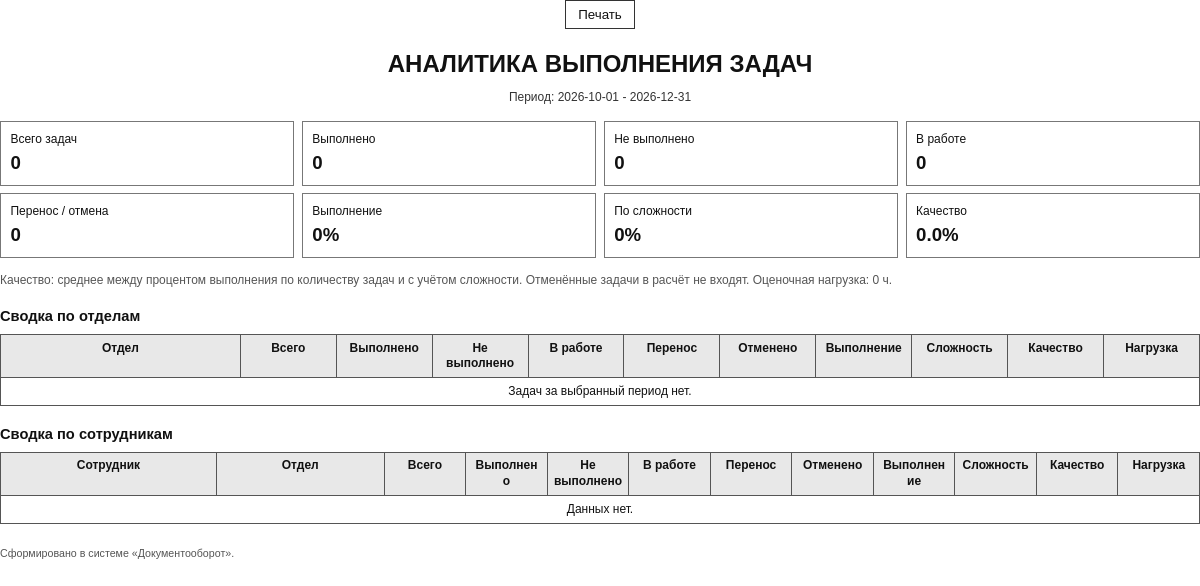
Page /activities/analytics?date_from=2026-10-01&date_to=2026-12-31&department_id=&owner_id=&print=1 (signed in) on the earlier database version.
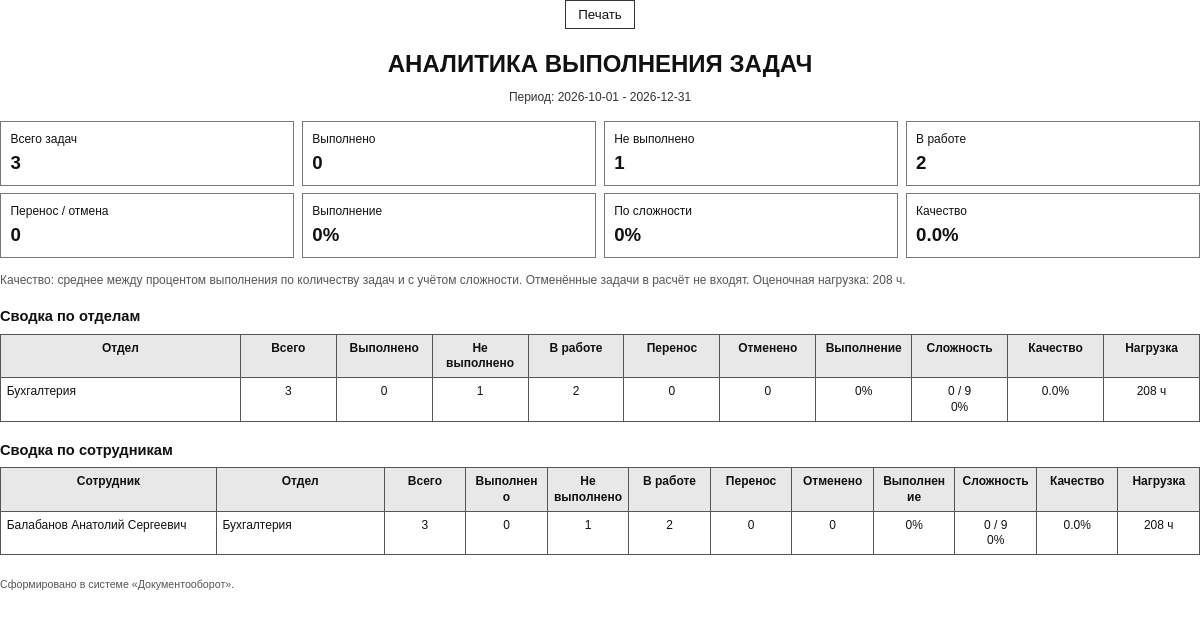
Same page on the later database version.
### models.py (models this page shows, shortened)
class Activity(db.Model):
    __tablename__ = "activities"
    id = db.Column(db.Integer, primary_key=True)
    type_id = db.Column(db.Integer, db.ForeignKey("activity_types.id"), nullable=True)
    type = db.relationship("ActivityType")
    owner_id = db.Column(db.Integer, db.ForeignKey("users.id"), nullable=False)
    owner = db.relationship("User", foreign_keys=[owner_id], backref="activities")
    created_by_id = db.Column(db.Integer, db.ForeignKey("users.id"))
    created_by = db.relationship("User", foreign_keys=[created_by_id])
    title = db.Column(db.String(255), nullable=False)
    description = db.Column(db.Text)
    start_date = db.Column(db.DateTime, default=dt.datetime.utcnow)
    end_date = db.Column(db.DateTime)
    status = db.Column(db.String(32), default="open")
    priority = db.Column(db.Integer, nullable=False, default=3)
    complexity_level = db.Column(db.Integer, nullable=False, default=3)
    plan_id = db.Column(db.Integer, db.ForeignKey("plans.id"))
    plan_requested = db.Column(db.Boolean, nullable=False, default=False)
    approved_by_id = db.Column(db.Integer, db.ForeignKey("users.id"))
    approved_by = db.relationship("User", foreign_keys=[approved_by_id])
    approved_at = db.Column(db.DateTime)
    approve_comment = db.Column(db.Text)
    direction = db.Column(db.String(255))  # Направление (можно выбрать из datalist)
    outgoing_document = db.Column(db.String(255))
    assigned_department_id = db.Column(db.Integer, db.ForeignKey("departments.id"))
    assigned_department = db.relationship("Department", foreign_keys=[assigned_department_id])
    decision = db.Column(db.Text)  # Решение по активности
    status_comment = db.Column(db.Text)
    postponed_to = db.Column(db.DateTime)
    archived_at = db.Column(db.DateTime)
    archived_by_id = db.Column(db.Integer, db.ForeignKey("users.id"))
    extra_values = db.Column(db.JSON)  # JSON с добавочными значениями
    source_letter_id = db.Column(db.Integer, db.ForeignKey("letters.id"))
    source_letter = db.relationship("Letter", foreign_keys=[source_letter_id])
    completion_memo_id = db.Column(db.Integer, db.ForeignKey("letters.id"))
    completion_memo = db.relationship("Letter", foreign_keys=[completion_memo_id])
    letters = db.relationship(
        "Letter",
        secondary=LetterActivityLink,
        back_populates="activities"
    )
    logs = db.relationship(
        "ActivityLog",
        backref="activity",
        cascade="all, delete-orphan",
        lazy="joined"
    )

class Department(db.Model):
    __tablename__ = "departments"
    id = db.Column(db.Integer, primary_key=True)
    name = db.Column(db.String(200), unique=True, nullable=False)
    workshop_id = db.Column(db.Integer, db.ForeignKey("workshops.id"))
    workshop = db.relationship("Workshop", backref="departments")
    letter_prefix = db.Column(db.String(100))
    memo_prefix = db.Column(db.String(100))
    letter_start_number = db.Column(db.Integer)
    memo_start_number = db.Column(db.Integer)
    letter_number_series = db.Column(db.String(100))
    memo_number_series = db.Column(db.String(100))

class User(UserMixin, db.Model):
    __tablename__ = "users"
    id = db.Column(db.Integer, primary_key=True)
    full_name = db.Column(db.String(255), nullable=False)
    username = db.Column(db.String(120), unique=True, nullable=False)
    password_enc = db.Column(db.Text, nullable=False)
    role = db.Column(db.String(20), nullable=False, default="worker")
    department_id = db.Column(db.Integer, db.ForeignKey("departments.id"))
    is_approved = db.Column(db.Boolean, default=False, nullable=False)
    is_enabled = db.Column(db.Boolean, default=True, nullable=False)
    created_at = db.Column(db.DateTime, default=dt.datetime.utcnow)
    department = db.relationship("Department", backref="users")
    @property
    def is_active(self):
        return bool(self.is_enabled)

### app.py (the view, shortened to what this page needs)
@app.get("/activities/analytics")
@role_required("manager", "admin", "superadmin")
def activities_analytics():
    normalize_activity_statuses()
    shared_payload = get_report_share_payload("activities_analytics")
    today = dt.date.today()
    quarter_start_month = ((today.month - 1) // 3) * 3 + 1
    default_from = dt.date(today.year, quarter_start_month, 1)
    if quarter_start_month == 10:
        default_to = dt.date(today.year + 1, 1, 1) - dt.timedelta(days=1)
    else:
        default_to = dt.date(today.year, quarter_start_month + 3, 1) - dt.timedelta(days=1)
    date_from_value = str((shared_payload or {}).get("date_from") or request.args.get("date_from") or default_from.isoformat()).strip()
    date_to_value = str((shared_payload or {}).get("date_to") or request.args.get("date_to") or default_to.isoformat()).strip()
    selected_department_id = str((shared_payload or {}).get("department_id") or request.args.get("department_id") or "").strip()
    selected_owner_id = str((shared_payload or {}).get("owner_id") or request.args.get("owner_id") or "").strip()
    try:
        date_from = datetime.strptime(date_from_value, "%Y-%m-%d")
        date_to = datetime.combine(datetime.strptime(date_to_value, "%Y-%m-%d").date(), datetime.max.time())
    except ValueError:
        date_from = datetime.combine(default_from, datetime.min.time())
        date_to = datetime.combine(default_to, datetime.max.time())
        date_from_value = default_from.isoformat()
        date_to_value = default_to.isoformat()
    query = Activity.query.options(joinedload(Activity.owner).joinedload(User.department)).filter(
        Activity.start_date >= date_from,
        Activity.start_date <= date_to,
    )
    is_external_share = shared_payload is not None
    is_manager = getattr(current_user, "role", None) == "manager" and not is_external_share
    current_department_id = getattr(current_user, "department_id", None)
    if selected_owner_id:
        try:
            query = query.filter(Activity.owner_id == int(selected_owner_id))
        except ValueError:
            selected_owner_id = ""
    activities = query.order_by(Activity.start_date.desc(), Activity.id.desc()).all()
    departments_query = Department.query.order_by(Department.name)
    users_query = User.query.filter_by(is_approved=True).order_by(User.full_name)
    departments = departments_query.all()
    users = users_query.all()
    buckets = {
        "done": {"label": "Выполнено", "color": "#198754"},
        "not_done": {"label": "Не выполнено", "color": "#dc3545"},
        "in_progress": {"label": "В работе", "color": "#ffc107"},
        "postponed": {"label": "Перенос", "color": "#fd7e14"},
        "cancelled": {"label": "Отменено", "color": "#6f4e37"},
    }
    def status_bucket(status):
        if status in ("done", "approved"):
            return "done"
        if status in ("not_done",):
            return "not_done"
        if status in ("cancelled", "rejected"):
            return "cancelled"
        if status == "postponed":
            return "postponed"
        return "in_progress"
    complexity_hours = {
        level: get_activity_complexity_meta(level)["daily_hours"]
        for level in ACTIVITY_COMPLEXITY_META
    }
    def effort_hours_for(activity, complexity_level):
        if not activity.start_date or not activity.end_date:
            return 0
        start_day = activity.start_date.date()
        end_day = activity.end_date.date()
        if end_day < start_day:
            return 0
        working_days = sum(
            1 for offset in range((end_day - start_day).days + 1)
            if (start_day + dt.timedelta(days=offset)).weekday() < 5
        )
        return working_days * complexity_hours[complexity_level]
    def empty_row(name, department_name=""):
        return {
            "name": name,
            "department": department_name,
            "total": 0,
            "complexity_total": 0,
            "complexity_done": 0,
            "workload_hours": 0,
            **{key: 0 for key in buckets},
        }
    department_rows_by_id = {}
    user_rows_by_id = {}
    summary = empty_row("Все задачи")
    for activity in activities:
        bucket = status_bucket(activity.status)
        owner = activity.owner
        department = owner.department if owner else None
        department_id = department.id if department else 0
        department_name = department.name if department else "Без отдела"
        if department_id not in department_rows_by_id:
            department_rows_by_id[department_id] = empty_row(department_name)
        owner_id = owner.id if owner else 0
        owner_name = owner.full_name if owner else "Удаленный пользователь"
        if owner_id not in user_rows_by_id:
            user_rows_by_id[owner_id] = empty_row(owner_name, department_name)
        complexity_level = parse_activity_complexity(activity.complexity_level) or 3
        activity_effort_hours = effort_hours_for(activity, complexity_level)
        for row in (summary, department_rows_by_id[department_id], user_rows_by_id[owner_id]):
            row["total"] += 1
            row[bucket] += 1
            if bucket != "cancelled":
                row["complexity_total"] += complexity_level
                row["workload_hours"] += activity_effort_hours
                if bucket == "done":
                    row["complexity_done"] += complexity_level
    def add_completion(row):
        applicable = row["total"] - row["cancelled"]
        row["completion"] = round(row["done"] * 100 / applicable) if applicable else 0
        row["complexity_completion"] = round(
            row["complexity_done"] * 100 / row["complexity_total"]
        ) if row["complexity_total"] else 0
        row["quality"] = round((row["completion"] + row["complexity_completion"]) / 2, 1)
        return row
    summary = add_completion(summary)
    department_rows = sorted(
        (add_completion(row) for row in department_rows_by_id.values()),
        key=lambda row: (-row["total"], row["name"]),
    )
    user_rows = sorted(
        (add_completion(row) for row in user_rows_by_id.values()),
        key=lambda row: (-row["total"], row["name"]),
    )
    chart_data = {
        "status_labels": [value["label"] for value in buckets.values()],
        "status_values": [summary[key] for key in buckets],
        "status_colors": [value["color"] for value in buckets.values()],
        "department_labels": [row["name"] for row in department_rows],
        "department_done": [row["done"] for row in department_rows],
        "department_not_done": [row["not_done"] for row in department_rows],
        "department_work": [row["in_progress"] + row["postponed"] for row in department_rows],
        "department_completion": [row["completion"] for row in department_rows],
        "department_complexity_completion": [row["complexity_completion"] for row in department_rows],
        "department_quality": [row["quality"] for row in department_rows],
        "user_labels": [row["name"] for row in user_rows],
        "user_done": [row["done"] for row in user_rows],
        "user_not_done": [row["not_done"] for row in user_rows],
        "user_work": [row["in_progress"] + row["postponed"] for row in user_rows],
    }
    extra_rows_by_key = {}
    for activity in activities:
        raw_values = activity.extra_values
        if isinstance(raw_values, str):
            try:
                raw_values = json.loads(raw_values)
            except (TypeError, ValueError):
                raw_values = []
        if not isinstance(raw_values, list):
            continue
    extra_rows = []
    extra_rows.sort(key=lambda row: (-row["tasks_count"], row["name"]))
    chart_data["extra_labels"] = [row["name"] for row in extra_rows[:10]]
    chart_data["extra_tasks_count"] = [row["tasks_count"] for row in extra_rows[:10]]
    template_name = "activities_analytics_print.html" if request.args.get("print") == "1" else "activities_analytics.html"
    return render_template(
        template_name,
        title="Аналитика задач",
        summary=summary,
        department_rows=department_rows,
        user_rows=user_rows,
        chart_data=chart_data,
        departments=departments,
        users=users,
        date_from=date_from_value,
        date_to=date_to_value,
        selected_department_id=selected_department_id,
        selected_owner_id=selected_owner_id,
        is_manager=is_manager,
        extra_rows=extra_rows,
    )

### templates/activities_analytics_print.html (shortened to what this page needs)
<!doctype html>
<html lang="ru">
<head>
</head>
<body>
  <div class="toolbar"><button class="button" type="button" onclick="window.print()">Печать</button></div>
  <h1>АНАЛИТИКА ВЫПОЛНЕНИЯ ЗАДАЧ</h1>
  <div class="meta">
    Период: {{ date_from }} - {{ date_to }}
  </div>
  <section class="summary">
    <div class="metric">Всего задач<b>{{ summary.total }}</b></div>
    <div class="metric">Выполнено<b>{{ summary.done }}</b></div>
    <div class="metric">Не выполнено<b>{{ summary.not_done }}</b></div>
    <div class="metric">В работе<b>{{ summary.in_progress }}</b></div>
    <div class="metric">Перенос / отмена<b>{{ summary.postponed + summary.cancelled }}</b></div>
    <div class="metric">Выполнение<b>{{ summary.completion }}%</b></div>
    <div class="metric">По сложности<b>{{ summary.complexity_completion }}%</b></div>
    <div class="metric">Качество<b>{{ summary.quality }}%</b></div>
  </section>
  <p class="muted">Качество: среднее между процентом выполнения по количеству задач и с учётом сложности. Отменённые задачи в расчёт не входят. Оценочная нагрузка: {{ summary.workload_hours }} ч.</p>
  <h2>Сводка по отделам</h2>
  <table>
    <thead><tr><th style="width:20%">Отдел</th><th>Всего</th><th>Выполнено</th><th>Не выполнено</th><th>В работе</th><th>Перенос</th><th>Отменено</th><th>Выполнение</th><th>Сложность</th><th>Качество</th><th>Нагрузка</th></tr></thead>
    <tbody>
      {% for row in department_rows %}
      <tr><td>{{ row.name }}</td><td class="num">{{ row.total }}</td><td class="num">{{ row.done }}</td><td class="num">{{ row.not_done }}</td><td class="num">{{ row.in_progress }}</td><td class="num">{{ row.postponed }}</td><td class="num">{{ row.cancelled }}</td><td class="num">{{ row.completion }}%</td><td class="num">{{ row.complexity_done }} / {{ row.complexity_total }}<br>{{ row.complexity_completion }}%</td><td class="num">{{ row.quality }}%</td><td class="num">{{ row.workload_hours }} ч</td></tr>
      {% else %}<tr><td colspan="11" class="num">Задач за выбранный период нет.</td></tr>{% endfor %}
    </tbody>
  </table>
  <h2>Сводка по сотрудникам</h2>
  <table>
    <thead><tr><th style="width:18%">Сотрудник</th><th style="width:14%">Отдел</th><th>Всего</th><th>Выполнено</th><th>Не выполнено</th><th>В работе</th><th>Перенос</th><th>Отменено</th><th>Выполнение</th><th>Сложность</th><th>Качество</th><th>Нагрузка</th></tr></thead>
    <tbody>
      {% for row in user_rows %}
      <tr><td>{{ row.name }}</td><td>{{ row.department }}</td><td class="num">{{ row.total }}</td><td class="num">{{ row.done }}</td><td class="num">{{ row.not_done }}</td><td class="num">{{ row.in_progress }}</td><td class="num">{{ row.postponed }}</td><td class="num">{{ row.cancelled }}</td><td class="num">{{ row.completion }}%</td><td class="num">{{ row.complexity_done }} / {{ row.complexity_total }}<br>{{ row.complexity_completion }}%</td><td class="num">{{ row.quality }}%</td><td class="num">{{ row.workload_hours }} ч</td></tr>
      {% else %}<tr><td colspan="12" class="num">Данных нет.</td></tr>{% endfor %}
    </tbody>
  </table>
  <div class="footer">Сформировано в системе «Документооборот».</div>
</body>
</html>

Differences in the rows shown:
added Activity: name "Бухгалтерия", total "3", done "0", not_done "1", in_progress "2", postponed "0", cancelled "0", completion "0", complexity_done "0", complexity_total "9", complexity_completion "0", quality "0.0", workload_hours "208"
now on this page (row unchanged): User: name "Балабанов Анатолий Сергеевич"
now on this page (row edited): Department: department "Бухгалтерия"
Other differences:
{{ summary.total }}: "0" → "3"
{{ summary.not_done }}: "0" → "1"
{{ summary.in_progress }}: "0" → "2"
{{ summary.workload_hours }}: "0" → "208"
new list line: "3 0 1 2 0 0 0 % 0 / 9 0 % 0.0 % 208 ч"
text no longer shown: "Задач за выбранный период нет. Данных нет."
